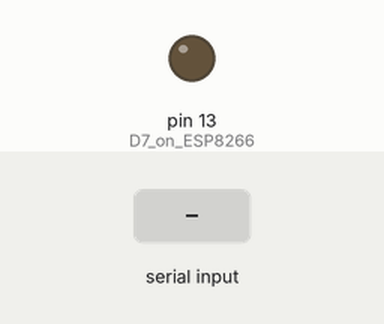
Bench run of a sketch on a simulated Arduino Uno, built with avr-gcc and run on an emulated ATmega328P. Shown: output pins drawn as LEDs (lit = HIGH). The test bench sets the inputs (shaded band). What the sketch prints to the serial monitor is not drawn.

Above: at 1.8 s.
1.9 s: "ok\n" received over the second serial link
At 2.7 s:
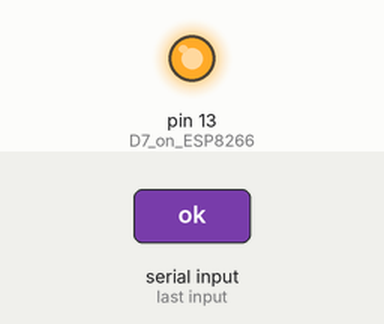
4.4 s: "1\n" received over the second serial link
Timing chart, 0 to 7.4 s (numbered marks = the images above; inputs shaded):
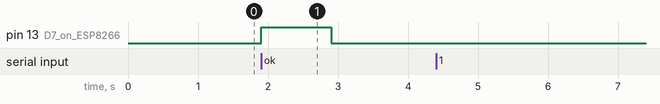

Measured:
- after the input at 1.9 s, pin 13 (D7_on_ESP8266): LOW → HIGH at once, → LOW 1.0 s later
- after the input at 4.4 s, every drawn part: stays the same

The sketch:

LoraBlinkerTX_Work.ino
```cpp
/*
 * Lora to Lora (P2P) using RN2484 and ESP8266
 * This sketch will transmit a lora message with payload "20" every 2 seconds.
 * An LED will blink every time a package is sent. Payload and package ID is printed on serial monitor.
 *
 * Code based on JP Meijers code from 30 September 2016
 * MN Petersen, Aug 2020
 *
 * CONNECTIONS:
 * RN2483 - ESP8266:
 * TX     - D5
 * RX     - D6
 * 3V3    - 3V3
 * GND    - GND
 *
 * D7 on ESP8266 is connected to anode (long leg) on LED. Insert resistor between cathode and GND on ESP8266.
 *
 */

#include <SoftwareSerial.h>
SoftwareSerial loraSerial(14, 12, false); // (rxPin (D5), txPin (D6), inverse_logic, buffer size);

String str;
int packageID = 0;

void setup() {
  //output LED pin
  pinMode(13, OUTPUT);  // D7 on ESP8266
  led_off();

  // Open serial communications and wait for port to open:
  Serial.begin(57600);  // Serial communication to PC

  loraSerial.begin(9600);  // Serial communication to RN2483
  loraSerial.setTimeout(1000);
  lora_autobaud();

  led_on();
  delay(1000);
  led_off();

  Serial.println("Initing LoRa");

  loraSerial.listen();
  str = loraSerial.readStringUntil('\n');
  Serial.println(str);
  loraSerial.println("sys get ver");
  str = loraSerial.readStringUntil('\n');
  Serial.println(str);

  loraSerial.println("mac pause");
  str = loraSerial.readStringUntil('\n');
  Serial.println(str);

//  loraSerial.println("radio set bt 0.5");  // Uncomment if we want to use FSK
//  wait_for_ok();

  loraSerial.println("radio set mod lora"); // Comment if we want to use FSK
  str = loraSerial.readStringUntil('\n');
  Serial.println(str);

  loraSerial.println("radio set freq 869100000");
  str = loraSerial.readStringUntil('\n');
  Serial.println(str);

  loraSerial.println("radio set pwr 14");  //max power 14 dBm
  str = loraSerial.readStringUntil('\n');
  Serial.println(str);

  loraSerial.println("radio set sf sf12");
  str = loraSerial.readStringUntil('\n');
  Serial.println(str);

  loraSerial.println("radio set afcbw 41.7");
  str = loraSerial.readStringUntil('\n');
  Serial.println(str);

  loraSerial.println("radio set rxbw 125");
  str = loraSerial.readStringUntil('\n');
  Serial.println(str);

//  loraSerial.println("radio set bitrate 50000");
//  wait_for_ok();

//  loraSerial.println("radio set fdev 25000");
//  wait_for_ok();

  loraSerial.println("radio set prlen 8");
  str = loraSerial.readStringUntil('\n');
  Serial.println(str);

  loraSerial.println("radio set crc on");
  str = loraSerial.readStringUntil('\n');
  Serial.println(str);

  loraSerial.println("radio set iqi off");
  str = loraSerial.readStringUntil('\n');
  Serial.println(str);

  loraSerial.println("radio set cr 4/5");
  str = loraSerial.readStringUntil('\n');
  Serial.println(str);

  loraSerial.println("radio set wdt 60000"); //disable for continuous reception
  str = loraSerial.readStringUntil('\n');
  Serial.println(str);

  loraSerial.println("radio set sync 12");
  str = loraSerial.readStringUntil('\n');
  Serial.println(str);

  loraSerial.println("radio set bw 125");
  str = loraSerial.readStringUntil('\n');
  Serial.println(str);

  Serial.println("starting loop");
}

void loop() {
  led_on();
  Serial.print("packageID = ");
  Serial.println(packageID);
  loraSerial.print("radio tx ");
  loraSerial.println("20");
  //loraSerial.println(packageID);
  str = loraSerial.readStringUntil('\n');
  Serial.println(str);
  str = loraSerial.readStringUntil('\n');
  Serial.println(str);
  led_off();
  delay(2000);
  packageID = packageID + 1;
}

void lora_autobaud()
{
  String response = "";
  while (response=="")
  {
    delay(1000);
    loraSerial.write((byte)0x00);
    loraSerial.write(0x55);
    loraSerial.println();
    loraSerial.println("sys get ver");
    response = loraSerial.readStringUntil('\n');
  }
}

/*
 * This function blocks until the word "ok\n" is received on the UART,
 * or until a timeout of 3*5 seconds.
 */
int wait_for_ok()
{
  str = loraSerial.readStringUntil('\n');
  if ( str.indexOf("ok") == 0 ) {
    return 1;
  }
  else return 0;
}

void led_on()
{
  digitalWrite(13, 1);
}

void led_off()
{
  digitalWrite(13, 0);
}
```
